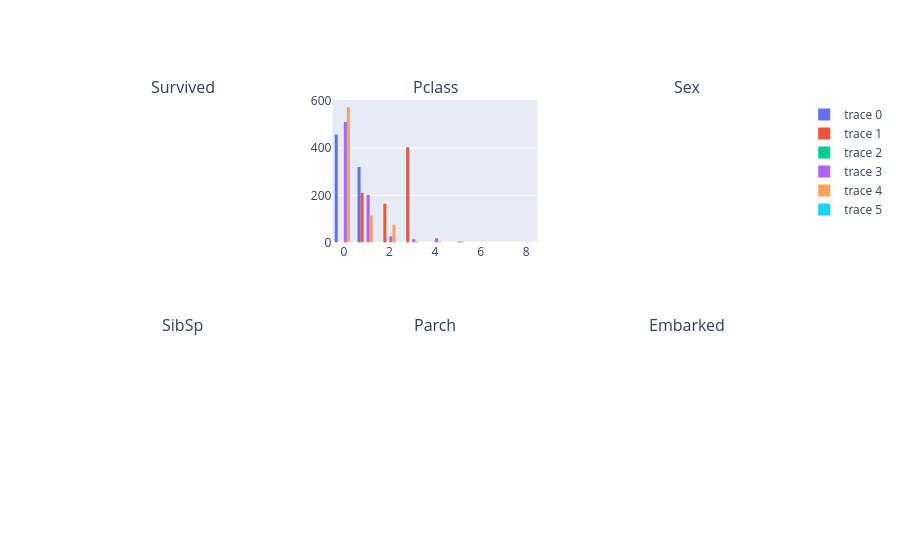

Write notebook code for a chart like this one.
### Code cell
import plotly.graph_objects as go
from plotly.subplots import make_subplots
 
fig = make_subplots(rows = 2, cols =3 , subplot_titles=cat_cols)
for i , col in enumerate(cat_cols):
    fig.add_trace(go.Histogram(x =df[col]), row = 1 //3 + 1 , col = 1% 3+1)
fig.show()

### Figure 1 — Plotly figure (JSON) as saved in the notebook; plotly's stock layout.template omitted (floating-point values rounded to 4 significant figures; data arrays with more than 128 entries replaced by an {"elided": "..."} marker saying what was removed)
{"data": [{"type": "histogram", "x": {"elided": "778 int values"}, "xaxis": "x2", "yaxis": "y2"}, {"type": "histogram", "x": {"elided": "778 int values"}, "xaxis": "x2", "yaxis": "y2"}, {"type": "histogram", "x": {"elided": "778 str values"}, "xaxis": "x2", "yaxis": "y2"}, {"type": "histogram", "x": {"elided": "778 int values"}, "xaxis": "x2", "yaxis": "y2"}, {"type": "histogram", "x": {"elided": "778 int values"}, "xaxis": "x2", "yaxis": "y2"}, {"type": "histogram", "x": {"elided": "778 str values"}, "xaxis": "x2", "yaxis": "y2"}], "layout": {"annotations": [{"font": {"size": 16}, "showarrow": false, "text": "Survived", "x": 0.1444, "xanchor": "center", "xref": "paper", "y": 1, "yanchor": "bottom", "yref": "paper"}, {"font": {"size": 16}, "showarrow": false, "text": "Pclass", "x": 0.5, "xanchor": "center", "xref": "paper", "y": 1, "yanchor": "bottom", "yref": "paper"}, {"font": {"size": 16}, "showarrow": false, "text": "Sex", "x": 0.8556, "xanchor": "center", "xref": "paper", "y": 1, "yanchor": "bottom", "yref": "paper"}, {"font": {"size": 16}, "showarrow": false, "text": "SibSp", "x": 0.1444, "xanchor": "center", "xref": "paper", "y": 0.375, "yanchor": "bottom", "yref": "paper"}, {"font": {"size": 16}, "showarrow": false, "text": "Parch", "x": 0.5, "xanchor": "center", "xref": "paper", "y": 0.375, "yanchor": "bottom", "yref": "paper"}, {"font": {"size": 16}, "showarrow": false, "text": "Embarked", "x": 0.8556, "xanchor": "center", "xref": "paper", "y": 0.375, "yanchor": "bottom", "yref": "paper"}], "xaxis": {"anchor": "y", "domain": [0, 0.2889]}, "xaxis2": {"anchor": "y2", "domain": [0.3556, 0.6444]}, "xaxis3": {"anchor": "y3", "domain": [0.7111, 1]}, "xaxis4": {"anchor": "y4", "domain": [0, 0.2889]}, "xaxis5": {"anchor": "y5", "domain": [0.3556, 0.6444]}, "xaxis6": {"anchor": "y6", "domain": [0.7111, 1]}, "yaxis": {"anchor": "x", "domain": [0.625, 1]}, "yaxis2": {"anchor": "x2", "domain": [0.625, 1]}, "yaxis3": {"anchor": "x3", "domain": [0.625, 1]}, "yaxis4": {"anchor": "x4", "domain": [0, 0.375]}, "yaxis5": {"anchor": "x5", "domain": [0, 0.375]}, "yaxis6": {"anchor": "x6", "domain": [0, 0.375]}}}
